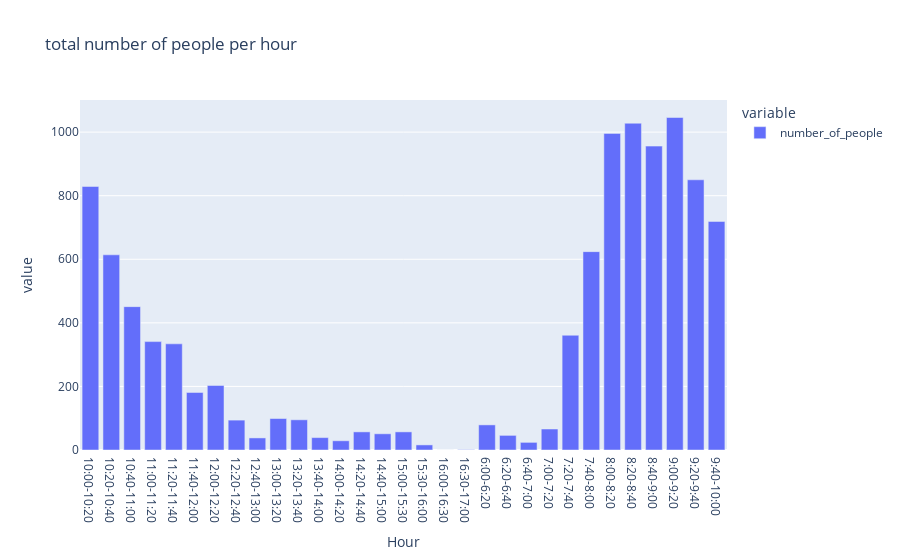

The code cell stored with this chart in its notebook:
### Code cell
px.bar(data_frame=group_by_hour, title='total number of people per hour')

### Figure 1 — Plotly figure (JSON) as saved in the notebook; plotly's stock layout.template omitted (floating-point values rounded to 4 significant figures)
{"data": [{"alignmentgroup": "True", "hovertemplate": "variable=number_of_people<br>Hour=%{x}<br>value=%{y}<extra></extra>", "legendgroup": "number_of_people", "marker": {"color": "#636efa", "pattern": {"shape": ""}}, "name": "number_of_people", "offsetgroup": "number_of_people", "orientation": "v", "showlegend": true, "textposition": "auto", "type": "bar", "x": ["10:00-10:20", "10:20-10:40", "10:40-11:00", "11:00-11:20", "11:20-11:40", "11:40-12:00", "12:00-12:20", "12:20-12:40", "12:40-13:00", "13:00-13:20", "13:20-13:40", "13:40-14:00", "14:00-14:20", "14:20-14:40", "14:40-15:00", "15:00-15:30", "15:30-16:00", "16:00-16:30", "16:30-17:00", "6:00-6:20", "6:20-6:40", "6:40-7:00", "7:00-7:20", "7:20-7:40", "7:40-8:00", "8:00-8:20", "8:20-8:40", "8:40-9:00", "9:00-9:20", "9:20-9:40", "9:40-10:00"], "xaxis": "x", "y": [829, 614, 451, 341, 334, 181, 203, 94, 38, 99, 95, 39, 29, 57, 51, 57, 16, 0, 1, 79, 46, 24, 66, 361, 624, 996, 1028, 956, 1046, 850, 719], "yaxis": "y"}], "layout": {"barmode": "relative", "legend": {"title": {"text": "variable"}, "tracegroupgap": 0}, "title": {"text": "total number of people per hour"}, "xaxis": {"anchor": "y", "domain": [0, 1], "title": {"text": "Hour"}}, "yaxis": {"anchor": "x", "domain": [0, 1], "title": {"text": "value"}}}}
